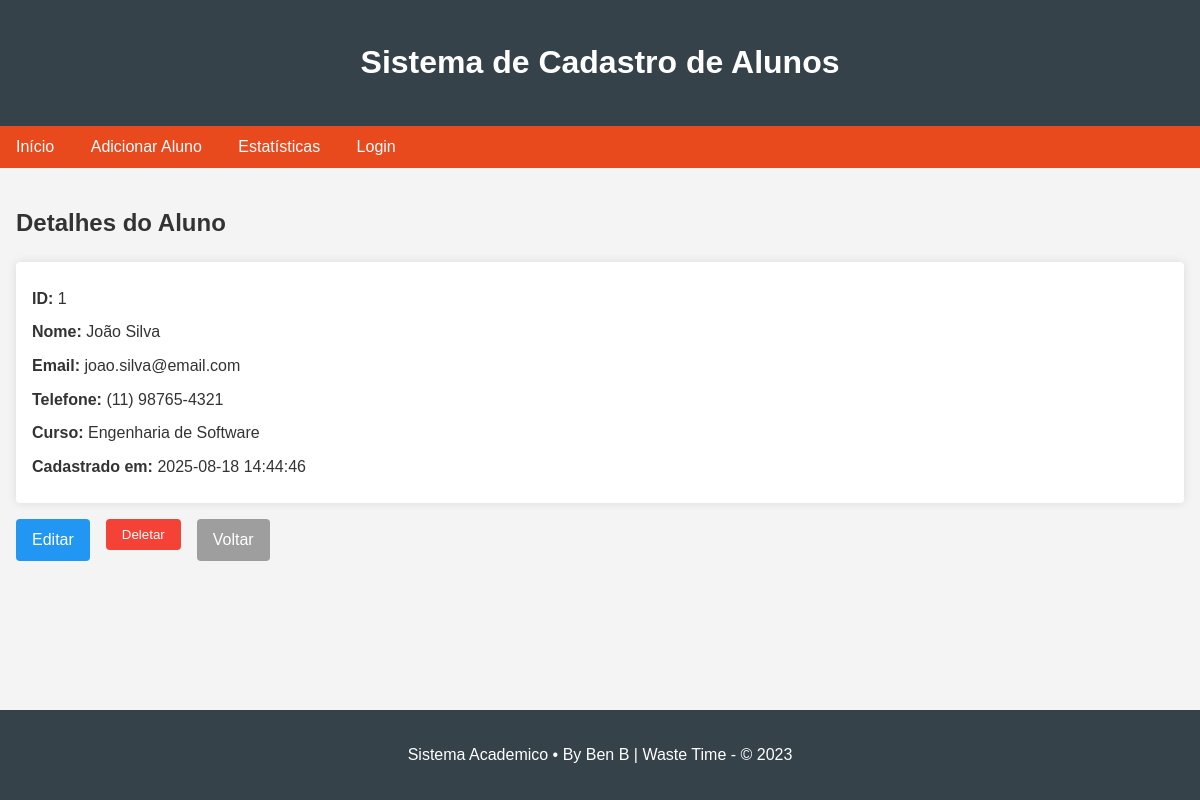
/1, run on an earlier commit of the app's database.
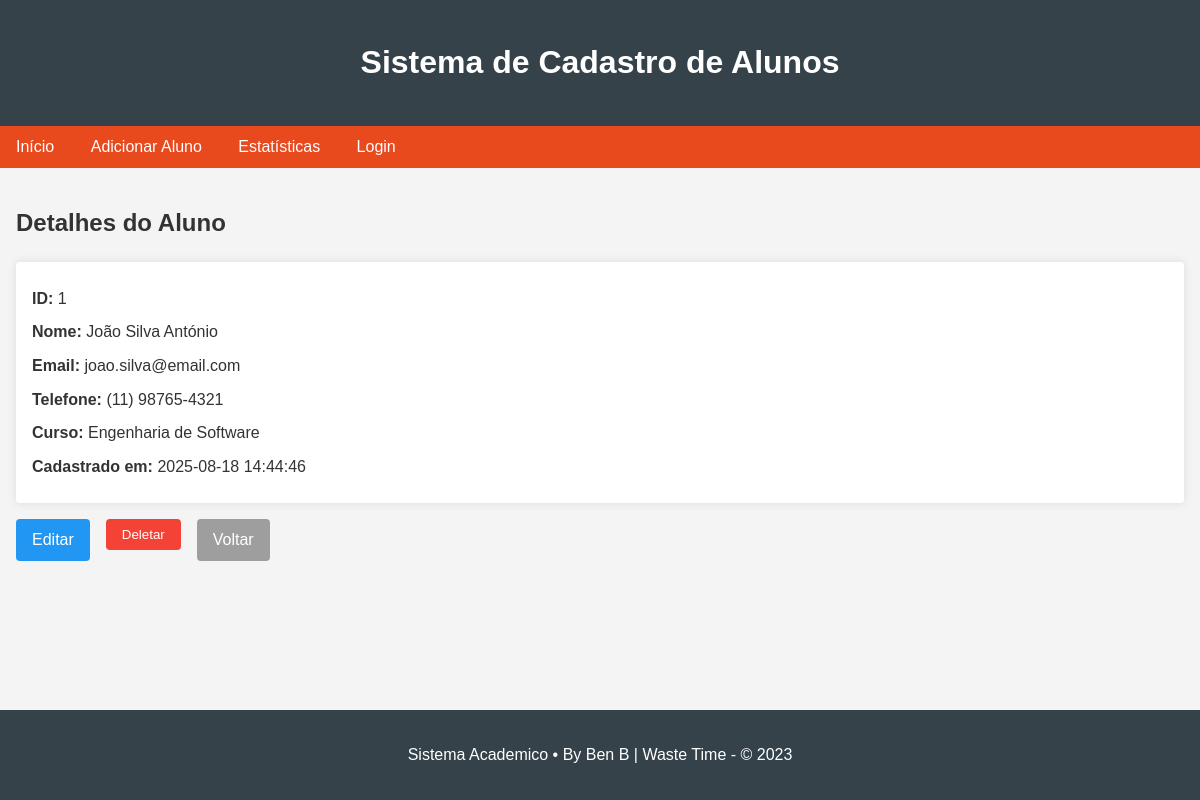
And on a later commit of the database.
### tables this page shows
CREATE TABLE alunos (
        id INTEGER PRIMARY KEY AUTOINCREMENT,
        nome TEXT NOT NULL,
        email TEXT NOT NULL,
        telefone TEXT,
        curso TEXT,
        criado_em TIMESTAMP DEFAULT CURRENT_TIMESTAMP
    );

### app.py (the view)
@app.route('/<int:id>')
def ver_aluno(id):
    conn = get_db_connection()
    aluno = conn.execute('SELECT * FROM alunos WHERE id = ?', (id,)).fetchone()
    conn.close()
    if aluno is None:
        abort(404)
    return render_template('ver.html', aluno=aluno)

### app.py (called while the page is built)
def get_db_connection():
    conn = sqlite3.connect('alunos.db')
    conn.row_factory = sqlite3.Row
    return conn

### templates/ver.html
{% extends "base.html" %}
{% block content %}
    <h2>Detalhes do Aluno</h2>
    <div class="aluno-details">
        <p><strong>ID:</strong> {{ aluno['id'] }}</p>
        <p><strong>Nome:</strong> {{ aluno['nome'] }}</p>
        <p><strong>Email:</strong> {{ aluno['email'] }}</p>
        <p><strong>Telefone:</strong> {{ aluno['telefone'] or '-' }}</p>
        <p><strong>Curso:</strong> {{ aluno['curso'] or '-' }}</p>
        <p><strong>Cadastrado em:</strong> {{ aluno['criado_em'] }}</p>
    </div>
    <div class="actions">
        <a href="{{ url_for('editar', id=aluno['id']) }}" class="btn edit">Editar</a>
        <form action="{{ url_for('deletar', id=aluno['id']) }}" method="post">
            <button type="submit" class="btn delete" onclick="return confirm('Tem certeza que deseja deletar este aluno?')">Deletar</button>
        </form>
        <a href="{{ url_for('index') }}" class="btn back">Voltar</a>
    </div>
{% endblock %}

### templates/base.html (shortened to what this page needs)
<!DOCTYPE html>
<html lang="pt-br">
<head>
    <link rel="stylesheet" href="{{ url_for('static', filename='style.css') }}">
</head>
<body>
    <header>
        <h1>Sistema de Cadastro de Alunos</h1>
    </header>
    <nav>
        <a href="{{ url_for('index') }}">Início</a>
        <a href="{{ url_for('adicionar') }}">Adicionar Aluno</a>
        <a href="{{ url_for('estatisticas') }}">Estatísticas</a>
        {% if current_user.is_authenticated %}
            <span>Olá, {{ current_user.username }}</span>
            <a href="{{ url_for('logout') }}">Sair</a>
        {% else %}
            <a href="{{ url_for('login') }}">Login</a>
        {% endif %}
    </nav>
    <main>
        {% block content %}{% endblock %}
    </main>
    <footer>
        <p>Sistema Academico • By Ben B | Waste Time - © 2023</p>
    </footer>
</body>
</html>

### static/style.css (style rules this page uses)
body { font-family: Arial, sans-serif; line-height: 1.6; margin: 0; padding: 0; color: #333; background-color: #f4f4f4; }
header { background: #35424a; color: #ffffff; padding: 1rem 0; text-align: center; }
nav { background: #e8491d; padding: 0.5rem 0; }
nav a { color: #ffffff; text-decoration: none; padding: 0 1rem; }
main { padding: 1rem; max-width: 1200px; margin: 0 auto; }
footer { text-align: center; padding: 1rem 0; background: #35424a; color: #ffffff; position: fixed; bottom: 0; width: 100%; }
.btn { display: inline-block; padding: 0.5rem 1rem; text-decoration: none; border-radius: 4px; cursor: pointer; border: none; margin-right: 0.5rem; }
.btn.edit { background-color: #2196F3; color: white; }
.btn.delete { background-color: #f44336; color: white; }
.btn.cancel, .btn.back { background-color: #9e9e9e; color: white; }
.aluno-details { background: white; padding: 1rem; border-radius: 4px; box-shadow: 0 0 10px rgba(0,0,0,0.1); margin-bottom: 1rem; }
.aluno-details p { margin: 0.5rem 0; }
.actions { display: flex; gap: 0.5rem; }

What changed in the data, as far as the page shows it:
changed alunos "joao.silva@email.com": nome "João Silva" → "João Silva António"
